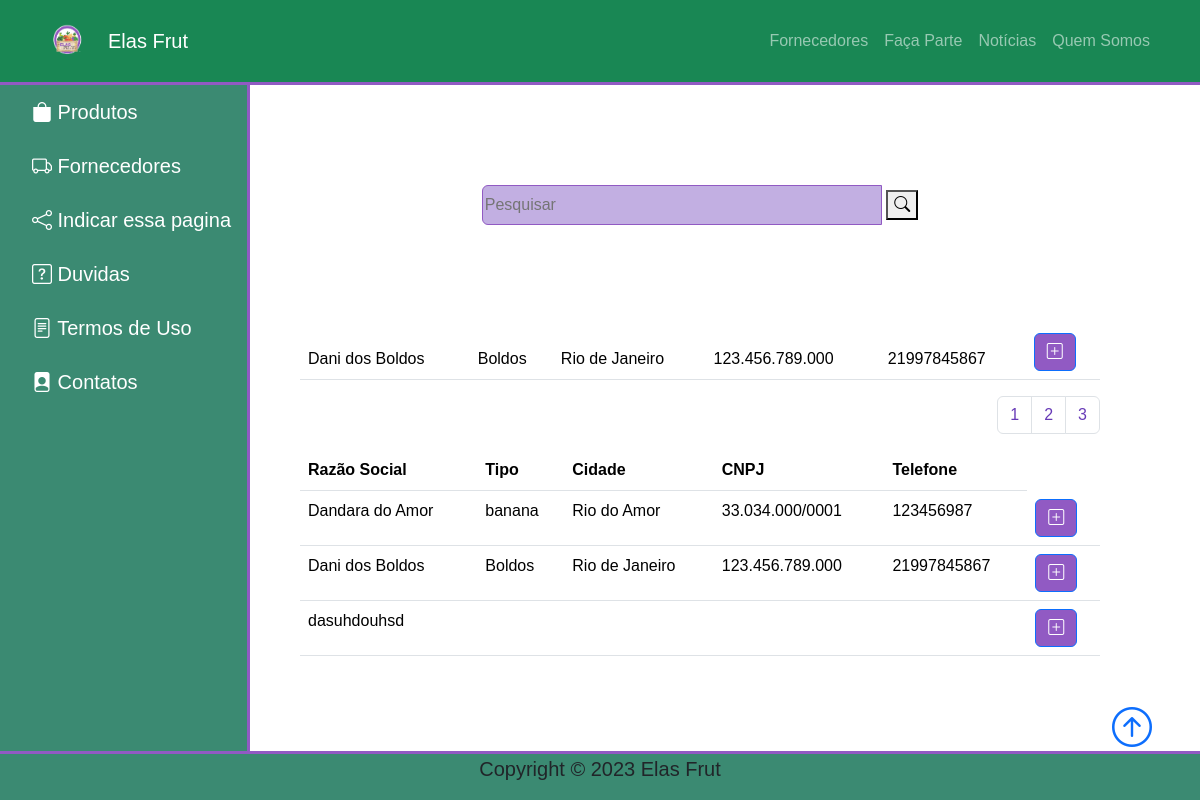
Page /listafornecedores.php?busca=Dani dos Boldos on the committed database.
### tables this page shows
CREATE TABLE `tblcadfornecedor` (
  `id` int(11) NOT NULL,
  `razaosocial` varchar(100) DEFAULT NULL,
  `cnpj` varchar(15) DEFAULT NULL,
  `forndtcad` date DEFAULT NULL,
  `emailforn` varchar(50) DEFAULT NULL,
  `telforn` varchar(15) DEFAULT NULL,
  `fotologo` varchar(100) DEFAULT NULL,
  `prod` varchar(100) DEFAULT NULL,
  `cepforn` varchar(10) DEFAULT NULL,
  `enderecoforn` varchar(100) DEFAULT NULL,
  `numero` int(10) DEFAULT NULL,
  `complforn` varchar(50) DEFAULT NULL,
  `bairroforn` varchar(40) DEFAULT NULL,
  `cidadeforn` varchar(40) DEFAULT NULL,
  `msociaisforn` varchar(150) DEFAULT NULL,
  `quemsoueu` varchar(500) DEFAULT NULL
);

### listafornecedores.php (the view, shortened to what this page needs)
<?php
include('conexao.php');
$sql = "select * from tblcadfornecedor";
$qry = mysqli_query($mysqli,$sql);
?>
<!DOCTYPE html>
<html lang="pt-br">
<head>
    <link rel="stylesheet" href="https://cdn.jsdelivr.net/npm/bootstrap-icons@1.10.5/font/bootstrap-icons.css">
    <link href="https://cdn.jsdelivr.net/npm/bootstrap@5.3.1/dist/css/bootstrap.min.css" rel="stylesheet">
    <link rel="stylesheet" href="css/listfornecedor.css">
</head>
<body>
    <nav class="navbar navbar-expand-lg bg-success navbar-dark py-3">
        <div class="container">
            <img src="img/logo4.png" alt="" width="50" height="50" class="navbar-right">
            <a href="index.php" class="navbar-brand mx-3">Elas Frut</a>
            <div class="collapse navbar-collapse" id="navmenu">
                <ul class="navbar-nav ms-auto">
                    <li class="nav-item">
                        <a href="listafornecedores.php" class="nav-link">Fornecedores</a>
                    </li>
                    <li class="nav-item">
                        <a href="index.php #facaparte" class="nav-link">Faça Parte</a>
                    </li>
                    <li class="nav-item">
                        <a href="#noticias" class="nav-link">Notícias</a>
                    </li>
                    <li class="nav-item">
                        <a href="index.php #quemsomos" class="nav-link">Quem Somos</a>
                    </li>
                </ul>
            </div>
        </div>
    </nav>
    <nav class="nav-lateral" >
        <a class="text-nav-lateral" href="listaprodut.php"><i class="bi bi-bag-fill"></i> Produtos</a>
        <a class="text-nav-lateral" href="#"><i class="bi bi-truck"></i> Fornecedores</a>
        <a class="text-nav-lateral" href="#"><i class="bi bi-share"></i> Indicar essa pagina</a>
        <a class="text-nav-lateral" href="#"><i class="bi bi-question-square"></i> Duvidas</a>
        <a class="text-nav-lateral" href="#"><i class="bi bi-file-text"></i> Termos de Uso</a>
        <a class="text-nav-lateral" href="#"><i class="bi bi-file-person-fill"></i> Contatos</a>
    </nav>
<main class="main">
    <form action="">
        <div class="btn-pesquisa">
            <input name="busca" type="text" placeholder="Pesquisar">
            <button type="submit " class="lupa"><i class="bi bi-search"></i></button>
        </div>
    </form>
    <table class="table">
        <thead>
            <?php
                if(!isset($_GET['busca'])) {
            ?>
            <!-- <tr>
                <td>Digite Algo Para Pesquisar...</td>
            </tr> -->
            <?php
                } else {
                    $pesquisa = $mysqli->real_escape_string($_GET['busca']);
                    $sql_code = "SELECT * FROM tblcadfornecedor WHERE razaosocial LIKE '%$pesquisa%' OR prod LIKE '%$pesquisa%' OR cidadeforn LIKE '%$pesquisa%'";
                    $sql_query = $mysqli->query($sql_code) or die("Erro ao consultar!". $mysqli->error);
                    if($sql_query->num_rows ==0) {
            ?>
            <!-- <tr>
                <td colspan="5">Nenhum resultado encontrado...</td>
            </tr> -->
            <?php
                    }else{
                        while($dados = $sql_query->fetch_assoc()){
                            ?>
                                <tr>
                                    <td><?php echo $dados['razaosocial']?></td>
                                    <td><?php echo $dados['prod']?></td>
                                    <td><?php echo $dados['cidadeforn']?></td>
                                    <td><?php echo $dados['cnpj']?></td>
                                    <td><?php echo $dados['telforn']?></td>
                                    <td><button type="button"  class="btn btn-primary" data-bs-toggle="modal" data-bs-target="#exampleModal<?php echo $dados['id']?>"><i class="bi bi-plus-square"></i></button></td>
                                </tr>
                            <?php
                        }
                    } ?>
            <?php  } ?>
        </thead>
     </table>
     <nav aria-label="Page navigation example">
      <ul class="pagination justify-content-end">
            <li class="page-item"><a class="page-link" href="#">1</a></li>
            <li class="page-item"><a class="page-link" href="#">2</a></li>
            <li class="page-item"><a class="page-link" href="#">3</a></li>
    </ul>
    </nav>
    <table class="table">
      <thead>
        <div class="title-table">
          <tr >
            <th scope="col">Razão Social</th>
            <th scope="col">Tipo</th>
            <th scope="col">Cidade</th>
            <th scope="col">CNPJ</th>
            <th scope="col">Telefone</th>
          </tr>
        </div>
      </thead>
        <tbody>
         <?php
          while($linha = mysqli_fetch_array($qry)){
          ?>
            <tr>
                <td><?php echo $linha['razaosocial'] ?></td>
                <td><?php echo $linha['prod'] ?></td>
                <td><?php echo $linha['cidadeforn']?></td>
                <td><?php echo $linha['cnpj']?></td>
                <td><?php echo $linha['telforn']?></td>
                <td><button type="button"  class="btn btn-primary" data-bs-toggle="modal" data-bs-target="#exampleModal<?php echo $linha['id']?>"><i class="bi bi-plus-square"></i></button></td>
            </tr>
        <?php } ?>
        </tbody>
    </table>
        </main>
    <footer class="footer">
        <div class="container">
            <p class="lead">Copyright &copy; 2023 Elas Frut</p>
            <a href="#" class="position-absolute bottom-0 end-0 p-5">
                <i class="bi bi-arrow-up-circle h1"></i>
            </a>
        </div>
    </footer>
</body>
</html>

### css/listfornecedor.css (style rules this page uses)
body { font-family: Arial, Helvetica, sans-serif; margin: 0; }
a { text-decoration: none; }
.nav-lateral { height: 100%; width: 250px; background-color:#3B8A72; position: fixed; border-right: 3px solid #915AC3; }
.text-nav-lateral { color: white; font-size: 20px; display: block; padding: 12px 10px 12px 32px; }
.navbar { background-color: #3B8A72; border-bottom: 3px solid#915AC3; }
.btn-pesquisa { text-align: center; margin: 100px; }
.btn-pesquisa input { height: 40px ; width: 400px; background: #683ab767; border: 1px solid #915AC3; border-radius: 6px; border-top-right-radius: 0; border-bottom-right-radius: 0; outline: none; }
.page-link { color: #673ab7; }
.btn { background:#915AC3; color: #ffffff; }
.main { margin-left: 300px; margin-right: 100px; overflow: hidden; }
footer { position: fixed; background-color: #3B8A72; border-top: 3px solid #915AC3; text-align: center; bottom: 0; left: 0; width: 100%; }

### rows in the picture
tblcadfornecedor: razaosocial "Dani dos Boldos", prod "Boldos", cidadeforn "Rio de Janeiro", cnpj "123.456.789.000", telforn "21997845867"
tblcadfornecedor: razaosocial "Dandara do Amor", prod "banana", cidadeforn "Rio do Amor", cnpj "33.034.000/0001", telforn "123456987"
tblcadfornecedor: razaosocial "dasuhdouhsd"
